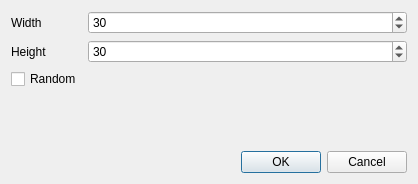
<?xml version="1.0" encoding="UTF-8"?>
<ui version="4.0">
 <class>NewMaze</class>
 <widget class="QDialog" name="NewMaze">
  <property name="geometry">
   <rect>
    <x>0</x>
    <y>0</y>
    <width>418</width>
    <height>184</height>
   </rect>
  </property>
  <property name="windowTitle">
   <string>Dialog</string>
  </property>
  <layout class="QVBoxLayout" name="verticalLayout">
   <item>
    <layout class="QFormLayout" name="formLayout">
     <item row="0" column="0">
      <widget class="QLabel" name="widthbox">
       <property name="text">
        <string>Width</string>
       </property>
       <property name="buddy">
        <cstring>widthBox</cstring>
       </property>
      </widget>
     </item>
     <item row="0" column="1">
      <widget class="QSpinBox" name="widthBox">
       <property name="minimum">
        <number>3</number>
       </property>
       <property name="value">
        <number>30</number>
       </property>
      </widget>
     </item>
     <item row="1" column="0">
      <widget class="QLabel" name="heightbox">
       <property name="text">
        <string>Height</string>
       </property>
       <property name="buddy">
        <cstring>heightBox</cstring>
       </property>
      </widget>
     </item>
     <item row="1" column="1">
      <widget class="QSpinBox" name="heightBox">
       <property name="minimum">
        <number>3</number>
       </property>
       <property name="value">
        <number>30</number>
       </property>
      </widget>
     </item>
     <item row="2" column="0">
      <widget class="QCheckBox" name="randomcheckBox">
       <property name="text">
        <string>Random</string>
       </property>
      </widget>
     </item>
    </layout>
   </item>
   <item>
    <widget class="QDialogButtonBox" name="buttonBox">
     <property name="orientation">
      <enum>Qt::Horizontal</enum>
     </property>
     <property name="standardButtons">
      <set>QDialogButtonBox::Cancel|QDialogButtonBox::Ok</set>
     </property>
    </widget>
   </item>
  </layout>
 </widget>
 <tabstops>
  <tabstop>widthBox</tabstop>
  <tabstop>heightBox</tabstop>
 </tabstops>
 <resources/>
 <connections>
  <connection>
   <sender>buttonBox</sender>
   <signal>accepted()</signal>
   <receiver>NewMaze</receiver>
   <slot>accept()</slot>
   <hints>
    <hint type="sourcelabel">
     <x>248</x>
     <y>254</y>
    </hint>
    <hint type="destinationlabel">
     <x>157</x>
     <y>274</y>
    </hint>
   </hints>
  </connection>
  <connection>
   <sender>buttonBox</sender>
   <signal>rejected()</signal>
   <receiver>NewMaze</receiver>
   <slot>reject()</slot>
   <hints>
    <hint type="sourcelabel">
     <x>316</x>
     <y>260</y>
    </hint>
    <hint type="destinationlabel">
     <x>286</x>
     <y>274</y>
    </hint>
   </hints>
  </connection>
 </connections>
</ui>
